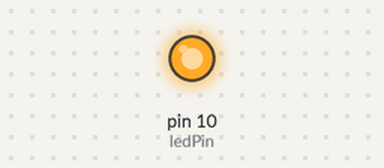
A sketch run on a simulated Arduino Uno, built with avr-gcc and run on an emulated ATmega328P. Shown: output pins drawn as LEDs (lit = HIGH).

Above: at 0.15 s.
At 8.8 s:
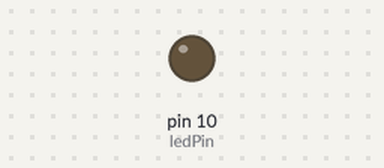
Timing chart, 0 to 14.8 s (numbered marks = the images above):
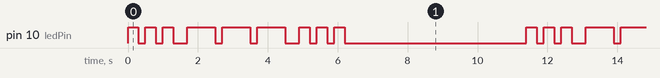

The sketch:

project-02.ino
```cpp
// Project 2 - SOS Morse Signaller
int ledPin = 10;

void setup() {
  pinMode(ledPin, OUTPUT);
}

void loop() {
  for (int i = 0; i < 3; i++) {
    digitalWrite(ledPin, HIGH);
    delay(300);
    digitalWrite(ledPin, LOW);
    delay(200);
  }

  delay(200);

  for (int i = 0; i < 3; i++) {
  	digitalWrite(ledPin, HIGH);
  	delay(800);
  	digitalWrite(ledPin, LOW);
  	delay(200);
  }

  delay(200);

  for (int i = 0; i < 3; i++) {
  	digitalWrite(ledPin, HIGH);
  	delay(300);
  	digitalWrite(ledPin, LOW);
  	delay(200);
  }

  delay(5000);
}
```

Measured:
- by itself, pin 10 (ledPin): repeats every 11.4 s: 2 × (LOW 0.20 s, HIGH 0.30 s), LOW 0.40 s, 2 × (HIGH 0.80 s, LOW 0.20 s), HIGH 0.80 s, LOW 0.40 s, 2 × (HIGH 0.30 s, LOW 0.20 s), HIGH 0.30 s, LOW 5.2 s, HIGH 0.30 s
- by itself, everything shown: repeats every 11.4 s, in 18 steps
